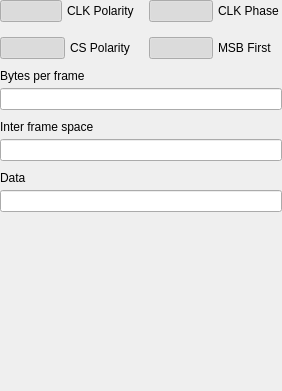
<?xml version="1.0" encoding="UTF-8"?>
<ui version="4.0">
 <class>SPIPatternUI</class>
 <widget class="QWidget" name="SPIPatternUI">
  <property name="geometry">
   <rect>
    <x>0</x>
    <y>0</y>
    <width>282</width>
    <height>391</height>
   </rect>
  </property>
  <property name="sizePolicy">
   <sizepolicy hsizetype="Preferred" vsizetype="Preferred">
    <horstretch>0</horstretch>
    <verstretch>0</verstretch>
   </sizepolicy>
  </property>
  <property name="windowTitle">
   <string>Form</string>
  </property>
  <layout class="QVBoxLayout" name="verticalLayout">
   <property name="spacing">
    <number>10</number>
   </property>
   <property name="leftMargin">
    <number>0</number>
   </property>
   <property name="topMargin">
    <number>0</number>
   </property>
   <property name="rightMargin">
    <number>0</number>
   </property>
   <property name="bottomMargin">
    <number>0</number>
   </property>
   <item>
    <layout class="QGridLayout" name="gridLayout">
     <property name="topMargin">
      <number>0</number>
     </property>
     <property name="rightMargin">
      <number>0</number>
     </property>
     <property name="bottomMargin">
      <number>0</number>
     </property>
     <property name="spacing">
      <number>15</number>
     </property>
     <item row="1" column="1">
      <layout class="QHBoxLayout" name="horizontalLayout_6">
       <property name="spacing">
        <number>5</number>
       </property>
       <item>
        <widget class="adiscope::SmallOnOffSwitch" name="PB_MSB">
         <property name="text">
          <string/>
         </property>
         <property name="checkable">
          <bool>true</bool>
         </property>
         <property name="checked">
          <bool>true</bool>
         </property>
        </widget>
       </item>
       <item>
        <widget class="QLabel" name="label_8">
         <property name="text">
          <string>MSB First</string>
         </property>
        </widget>
       </item>
      </layout>
     </item>
     <item row="0" column="1">
      <layout class="QHBoxLayout" name="horizontalLayout_5">
       <property name="spacing">
        <number>5</number>
       </property>
       <item>
        <widget class="adiscope::SmallOnOffSwitch" name="PB_CPHA">
         <property name="enabled">
          <bool>true</bool>
         </property>
         <property name="text">
          <string/>
         </property>
         <property name="checkable">
          <bool>true</bool>
         </property>
         <property name="checked">
          <bool>true</bool>
         </property>
         <property name="leftText" stdset="0">
          <string>1</string>
         </property>
         <property name="rightText" stdset="0">
          <string>0</string>
         </property>
         <property name="bothValid" stdset="0">
          <bool>true</bool>
         </property>
        </widget>
       </item>
       <item>
        <widget class="QLabel" name="label_3">
         <property name="text">
          <string>CLK Phase</string>
         </property>
        </widget>
       </item>
      </layout>
     </item>
     <item row="1" column="0">
      <layout class="QHBoxLayout" name="horizontalLayout_2">
       <property name="spacing">
        <number>5</number>
       </property>
       <property name="topMargin">
        <number>0</number>
       </property>
       <item>
        <widget class="adiscope::SmallOnOffSwitch" name="PB_CS">
         <property name="enabled">
          <bool>true</bool>
         </property>
         <property name="text">
          <string/>
         </property>
         <property name="checkable">
          <bool>true</bool>
         </property>
         <property name="checked">
          <bool>true</bool>
         </property>
         <property name="leftText" stdset="0">
          <string>1</string>
         </property>
         <property name="rightText" stdset="0">
          <string>0</string>
         </property>
         <property name="bothValid" stdset="0">
          <bool>true</bool>
         </property>
        </widget>
       </item>
       <item>
        <widget class="QLabel" name="label_7">
         <property name="text">
          <string>CS Polarity</string>
         </property>
        </widget>
       </item>
      </layout>
     </item>
     <item row="0" column="0">
      <layout class="QHBoxLayout" name="horizontalLayout">
       <property name="spacing">
        <number>5</number>
       </property>
       <property name="topMargin">
        <number>0</number>
       </property>
       <item>
        <widget class="adiscope::SmallOnOffSwitch" name="PB_CPOL">
         <property name="enabled">
          <bool>true</bool>
         </property>
         <property name="text">
          <string/>
         </property>
         <property name="checkable">
          <bool>true</bool>
         </property>
         <property name="checked">
          <bool>true</bool>
         </property>
         <property name="show_labels" stdset="0">
          <bool>true</bool>
         </property>
         <property name="leftText" stdset="0">
          <string>1</string>
         </property>
         <property name="rightText" stdset="0">
          <string>0</string>
         </property>
         <property name="bothValid" stdset="0">
          <bool>true</bool>
         </property>
        </widget>
       </item>
       <item>
        <widget class="QLabel" name="label_4">
         <property name="text">
          <string>CLK Polarity</string>
         </property>
        </widget>
       </item>
      </layout>
     </item>
    </layout>
   </item>
   <item>
    <layout class="QVBoxLayout" name="verticalLayout_2">
     <property name="spacing">
      <number>5</number>
     </property>
     <property name="topMargin">
      <number>0</number>
     </property>
     <item>
      <widget class="QLabel" name="label_6">
       <property name="text">
        <string>Bytes per frame</string>
       </property>
      </widget>
     </item>
     <item>
      <widget class="QLineEdit" name="LE_BPF"/>
     </item>
    </layout>
   </item>
   <item>
    <layout class="QVBoxLayout" name="verticalLayout_3">
     <property name="spacing">
      <number>5</number>
     </property>
     <property name="topMargin">
      <number>0</number>
     </property>
     <item>
      <widget class="QLabel" name="label_5">
       <property name="text">
        <string>Inter frame space</string>
       </property>
      </widget>
     </item>
     <item>
      <widget class="QLineEdit" name="LE_IFS"/>
     </item>
    </layout>
   </item>
   <item>
    <layout class="QVBoxLayout" name="verticalLayout_5">
     <property name="spacing">
      <number>5</number>
     </property>
     <property name="topMargin">
      <number>0</number>
     </property>
     <item>
      <widget class="QLabel" name="label_2">
       <property name="text">
        <string>Data</string>
       </property>
      </widget>
     </item>
     <item>
      <widget class="QLineEdit" name="LE_toSend"/>
     </item>
    </layout>
   </item>
   <item>
    <spacer name="verticalSpacer">
     <property name="orientation">
      <enum>Qt::Vertical</enum>
     </property>
     <property name="sizeHint" stdset="0">
      <size>
       <width>20</width>
       <height>40</height>
      </size>
     </property>
    </spacer>
   </item>
  </layout>
 </widget>
 <customwidgets>
  <customwidget>
   <class>adiscope::SmallOnOffSwitch</class>
   <extends>QPushButton</extends>
   <header>gui/smallOnOffSwitch.h</header>
  </customwidget>
 </customwidgets>
 <resources/>
 <connections/>
</ui>
